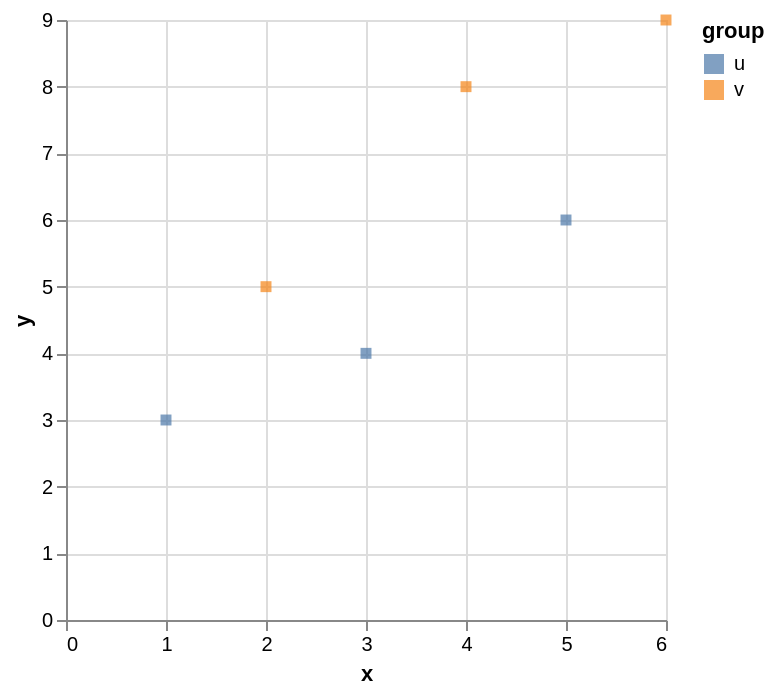

Write a Vega-Lite specification for this figure.
### Vega-Lite specification from a JSON file in a GitHub repository (floating-point values rounded to 4 significant figures)
{"$schema": "https://vega.github.io/schema/vega-lite/v6.json", "data": {"values": [{"group": "u", "size": 10, "x": 1, "y": 3}, {"group": "v", "size": 40, "x": 2, "y": 5}, {"group": "u", "size": 20, "x": 3, "y": 4}, {"group": "v", "size": 80, "x": 4, "y": 8}, {"group": "u", "size": 30, "x": 5, "y": 6}, {"group": "v", "size": 60, "x": 6, "y": 9}]}, "description": "Squares colored by a nominal field, with a symbol legend.", "encoding": {"color": {"field": "group", "type": "nominal"}, "x": {"field": "x", "type": "quantitative"}, "y": {"field": "y", "type": "quantitative"}}, "mark": "square", "usermeta": {"eas": {"standin_ratio": 0.0186, "threshold": 0.04}}}
